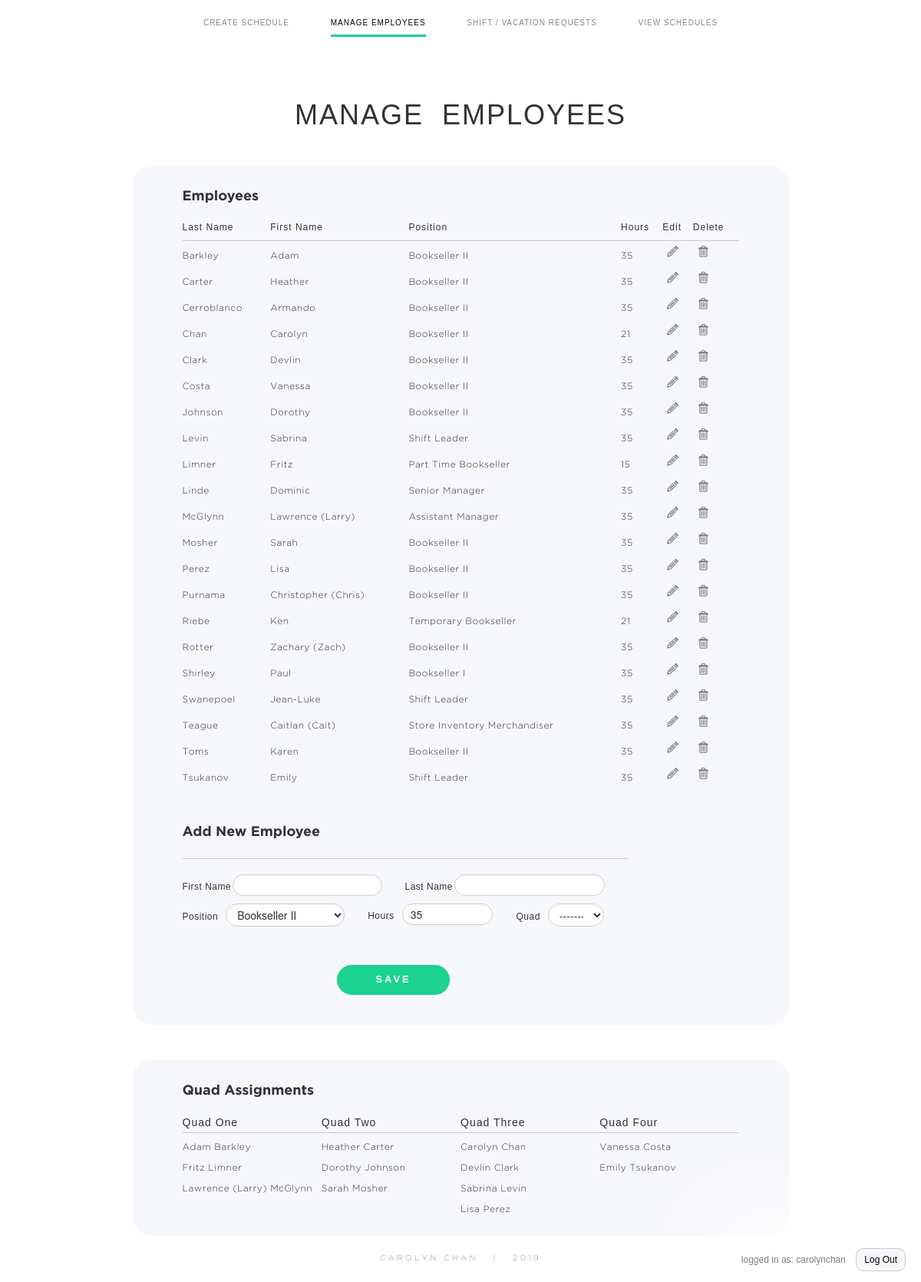
The page /scheduler/employees/ (signed in) on the database its author committed.
### scheduler/models.py (models this page shows, shortened)
class Employee(models.Model):
    POSITION_CHOICES = (
        ("SM", "Senior Manager"),
        ("AM", "Assistant Manager"),
        ("SIM", "Store Inventory Merchandiser"),
        ("SLIM", "Shift Leader"),
        ("BSI", "Bookseller I"),
        ("BSII", "Bookseller II"),
        ("PT", "Part Time Bookseller"),
        ("TB", "Temporary Bookseller"),
    )
    QUAD_CHOICES = ((i+1,i+1) for i in range(4))
    firstName = models.CharField(max_length=20, default="")
    lastName = models.CharField(max_length=20, default="")
    position = models.CharField(max_length=20,
                                choices=POSITION_CHOICES,
                                default="BSII",)
    hours = models.IntegerField(default=35, validators=[MaxValueValidator(35)])
    quad = models.IntegerField(blank=True,
                                null=True,
                                choices=QUAD_CHOICES)
    isBuyer = models.BooleanField(default=False)
    class Meta:
        ordering = ('lastName', 'firstName')

### scheduler/views.py (the view)
@login_required
def manageEmployees(request):
    employee_list = Employee.objects.order_by('lastName')
    template = loader.get_template('scheduler/manageEmployees.html')
    if request.method=="POST":
        form = NewEmployeeForm(request.POST)
        if form.is_valid():
            messages.success(request, 'Employee saved successfully.')
            form.save()
            return HttpResponseRedirect(reverse('scheduler:manage-employees'))
        else:
            form = NewEmployeeForm()
    else:
        form = NewEmployeeForm()
        context = {
            'employee_list': employee_list,
            'positions' : Employee.POSITION_CHOICES,
            'form': form,
        }
        return render(request, 'scheduler/manageEmployees.html', context)

### scheduler/forms.py (shortened to what this page needs)
class NewEmployeeForm(ModelForm):
    class Meta:
        model = Employee
        fields = ['lastName', 'firstName', 'position', 'hours', 'quad']

### scheduler/templates/scheduler/manageEmployees.html (shortened to what this page needs)
{% include "scheduler/base.html" %}
{% include "scheduler/menu.html" %}
<body class="employees">
    <div class="container">
        <div class="row">
            <div class="col-xs-12 center-block text-center">
                <h1 class="page-title">Manage &nbsp;Employees</h1>
            </div>
        </div>
        <div class="employee-div sub-div">
            <div class="row">
                <div class="col-xs-12 center-block">
                    <h4 class="subtitle">Employees</h4>
                </div>
                {% if employee_list %}
                <div class="col-xs-12">
                    <table id="employee-table">
                        <thead>
                            <th>Last Name</th>
                            <th>First Name</th>
                            <th>Position</th>
                            <th>Hours</th>
                            <th>Edit</th>
                            <th>Delete</th>
                        </thead>
                        <tbody>
                            {% for employee in employee_list %}
                                <tr>
                                    <td>{{ employee.lastName }}</td>
                                    <td>{{ employee.firstName }}</td>
                                    <td>{{ employee.get_position_display }}</td>
                                    <td>{{ employee.hours }}</td>
                                    <td>
                                        <form action="{% url 'scheduler:employee-update' employee.id %}">
                                            {% load staticfiles %}
                                            <button class="edit-button" type="submit"><img src="{% static 'img/edit.png' %}"></button>
                                        </form>
                                    </td>
                                    <td>
                                        <form action="{% url 'scheduler:employee-delete' employee.id %}" method="post">
                                            <button class="delete-button" type="submit" onclick="return confirm('Are you sure you want to delete employee {{ employee.firstName }} {{ employee.lastName }}?');">
                                                <img src="{% static 'img/delete.png' %}">
                                            </button>
                                        </form>
                                    </td>
                                </tr>
                            {% endfor %}
                        </tbody>
                    </table>
                </div>
                {% else %}
                    <p>No employees.</p>
                {% endif %}
                <div id="add-employee-form" class="col-xs-12 model-form">
                    <form action=" {% url 'scheduler:manage-employees' %}" method="post">
                        <h4 class="subtitle" style="margin-top: 45px;">Add New Employee</h4>
                        <hr></hr>
                        <div class="row">
                            <div class="col-xs-6">
                                <label for="id_firstName">First Name</label>{{ form.firstName }}
                            </div>
                            <div class="col-xs-6">
                                <label for="id_lastName">Last Name</label>{{ form.lastName }}
                            </div>
                        </div>
                        <div class="row">
                            <div class="col-xs-5">
                                <label class="input-label-padding" for="id_position">Position</label>{{ form.position }}
                            </div>
                            <div class="col-xs-4">
                                <label class="input-label-padding" for="id_hours">Hours</label>{{ form.hours }}
                            </div>
                            <div class="col-xs-3">
                                <label class="input-label-padding" for="id_quad">Quad</label>{{ form.quad }}
                            </div>
                        </div>
                        <div class="row">
                            <div class="col-xs-12 center-block text-center button-row">
                                <input id="add-employee-button" class="submit-button" type="submit" value="Save" />
                            </div>
                        </div>
                    </form>
                </div>
            </div>
        </div>
        <div id="quad-div" class="employee-div sub-div">
            {% if employee_list %}
                <div class="row">
                    <h4 class="subtitle">Quad Assignments</h4>
                    <div class="col-xs-3">
                        <h3>Quad One</h3>
                        <hr></hr>
                        <ul>
                        {% for employee in employee_list %}
                            {% if employee.quad == 1 %}
                            <li>{{ employee.firstName }} {{ employee.lastName }}</li>
                            {% endif %}
                        {% endfor %}
                        </ul>
                    </div>
                    <div class="col-xs-3">
                        <h3>Quad Two</h3>
                        <hr></hr>
                        <ul>
                        {% for employee in employee_list %}
                            {% if employee.quad == 2 %}
                            <li>{{ employee.firstName }} {{ employee.lastName }}</li>
                            {% endif %}
                        {% endfor %}
                        </ul>
                    </div>
                    <div class="col-xs-3">
                        <h3>Quad Three</h3>
                        <hr></hr>
                        <ul>
                        {% for employee in employee_list %}
                            {% if employee.quad == 3 %}
                            <li>{{ employee.firstName }} {{ employee.lastName }}</li>
                            {% endif %}
                        {% endfor %}
                        </ul>
                    </div>
                    <div class="col-xs-3">
                        <h3>Quad Four</h3>
                        <hr></hr>
                        <ul>
                        {% for employee in employee_list %}
                            {% if employee.quad == 4 %}
                            <li>{{ employee.firstName }} {{ employee.lastName }}</li>
                            {% endif %}
                        {% endfor %}
                        </ul>
                    </div>
                </div>
            {% endif %}
        </div>
    </div>
</body>
{% include "scheduler/footer.html" %}

### scheduler/templates/scheduler/base.html (shortened to what this page needs)
<head>
    {% load staticfiles %}
    <link rel="stylesheet" href="{% static 'css/main.css' %}">
    <link rel="stylesheet" href="https://maxcdn.bootstrapcdn.com/bootstrap/3.3.7/css/bootstrap.min.css">
</head>

### scheduler/templates/scheduler/menu.html
<div class="container" id="menu-container">
    <div class="row">
        <div class="col-xs-12 center-block text-center">
            <ul id="menu">
                <li class="menu-item generate"><a href="{% url 'scheduler:index' %}">Create Schedule</a></li>
                <li class="menu-item employees"><a href="{% url 'scheduler:manage-employees' %}">Manage Employees</a></li>
                <li class="menu-item requests"><a href="{% url 'scheduler:requests' %}">Shift / Vacation Requests</a></li>
                <li class="menu-item schedules"><a href="{% url 'scheduler:schedules' %}">View Schedules</a></li>
            </ul>
        </div>
    </div>
</div>
<div id="login-bar">
            <div id="login-bar-text">
                <p id="login-text">logged in as: {{ request.user.username }}</p>
                <a class="logout-button" id="logout-link" href="/logout">Log Out</a>
            </div>
</div>

### scheduler/templates/scheduler/footer.html
<body>
    <div class="container" id="footer-container">
        <div class="row">
            <div class="col-xs-12 center-block text-center">
                <p id="footer">Carolyn Chan &nbsp; | &nbsp; 2019</p>
            </div>
        </div>
    </div>
</body>

### rows shown on the page
Employee: lastName "Barkley", firstName "Adam", position "Bookseller II", hours "35"
Employee: lastName "Carter", firstName "Heather", position "Bookseller II", hours "35"
Employee: lastName "Cerroblanco", firstName "Armando", position "Bookseller II", hours "35"
Employee: lastName "Chan", firstName "Carolyn", position "Bookseller II", hours "21"
Employee: lastName "Clark", firstName "Devlin", position "Bookseller II", hours "35"
Employee: lastName "Costa", firstName "Vanessa", position "Bookseller II", hours "35"
Employee: lastName "Johnson", firstName "Dorothy", position "Bookseller II", hours "35"
Employee: lastName "Levin", firstName "Sabrina", position "Shift Leader", hours "35"
Employee: lastName "Limner", firstName "Fritz", position "Part Time Bookseller", hours "15"
Employee: lastName "Linde", firstName "Dominic", position "Senior Manager", hours "35"
Employee: lastName "McGlynn", firstName "Lawrence (Larry)", position "Assistant Manager", hours "35"
Employee: lastName "Mosher", firstName "Sarah", position "Bookseller II", hours "35"
Employee: lastName "Perez", firstName "Lisa", position "Bookseller II", hours "35"
Employee: lastName "Purnama", firstName "Christopher (Chris)", position "Bookseller II", hours "35"
Employee: lastName "Riebe", firstName "Ken", position "Temporary Bookseller", hours "21"
Employee: lastName "Rotter", firstName "Zachary (Zach)", position "Bookseller II", hours "35"
Employee: lastName "Shirley", firstName "Paul", position "Bookseller I", hours "35"
Employee: lastName "Swanepoel", firstName "Jean-Luke", position "Shift Leader", hours "35"
Employee: lastName "Teague", firstName "Caitlan (Cait)", position "Store Inventory Merchandiser", hours "35"
Employee: lastName "Toms", firstName "Karen", position "Bookseller II", hours "35"
Employee: lastName "Tsukanov", firstName "Emily", position "Shift Leader", hours "35"

### other values the page prints
{{ request.user.username }} "carolynchan"
